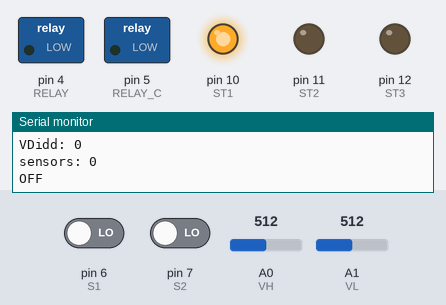
A sketch run on a simulated Arduino Uno, built with avr-gcc and run on an emulated ATmega328P. Parts: switched loads named in the sketch (green lamp = pin HIGH), output pins drawn as LEDs (lit = HIGH), the last lines printed to the serial monitor. The inputs (shaded band) are chosen by the test bench; at power-on: A0 (VH) = 512, A1 (VL) = 512, pin 6 (S1) LOW, pin 7 (S2) LOW.

Above: at 1.2 s.
1.3 s: A0 (VH) set to 794
2.8 s: A0 (VH) set to 820
At 4.3 s:
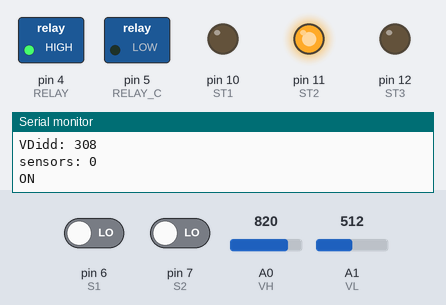
4.9 s: A0 (VH) set to 716
At 5.5 s:
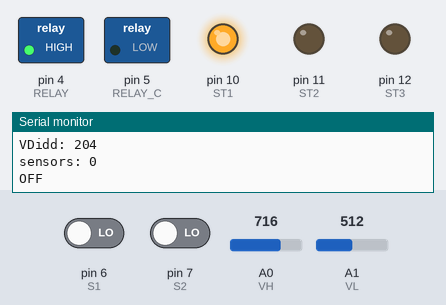
6.4 s: A1 (VL) set to 430
7.9 s: A1 (VL) set to 397
At 8.14 s:
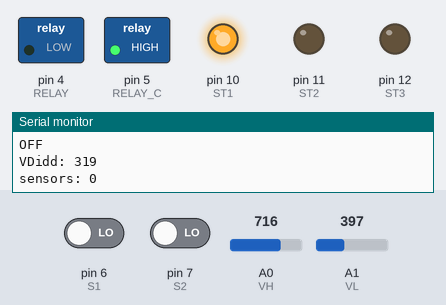
9.9 s: A1 (VL) set to 511
At 10.2 s:
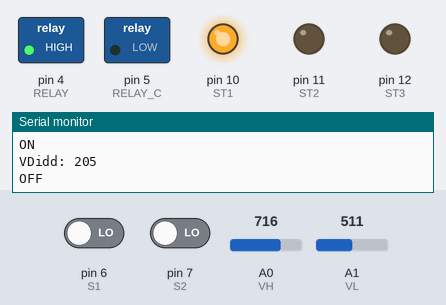
Timing chart, 0 to 12.4 s (numbered marks = the images above; inputs shaded):
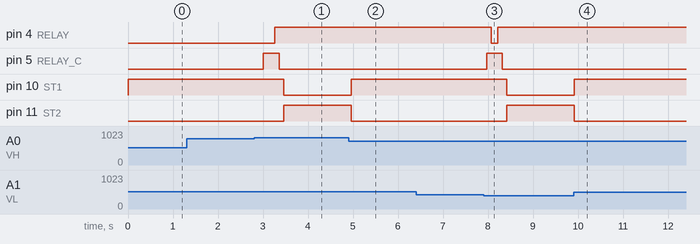

Measured:
- the behaviour switches between 812 and 813 on A0 (VH) (found by bisection; images 0 and 1)
- the behaviour switches between 416 and 415 on A1 (VL) (found by bisection; images 2 and 3)
- after the input at 2.8 s, pin 4 (RELAY): LOW → HIGH after 0.46 s; pin 5 (RELAY_C): LOW → HIGH after 0.21 s, → LOW 0.35 s later; pin 10 (ST1): HIGH → LOW after 0.66 s; pin 11 (ST2): LOW → HIGH after 0.66 s
- after the input at 4.9 s, pin 10 (ST1): LOW → HIGH after 0.06 s; pin 11 (ST2): HIGH → LOW after 0.06 s
- after the input at 7.9 s, pin 4 (RELAY): HIGH → LOW after 0.17 s, → HIGH 0.15 s later; pin 5 (RELAY_C): LOW → HIGH after 0.07 s, → LOW 0.35 s later; pin 10 (ST1): HIGH → LOW after 0.52 s; pin 11 (ST2): LOW → HIGH after 0.52 s
- after the input at 9.9 s, pin 10 (ST1): LOW → HIGH at once; pin 11 (ST2): HIGH → LOW at once

The sketch:

finalCode.ino
```cpp
//State machine states
enum STATE {OFF,ON,LOGOUT};

//Pin variables
#define VH A0
#define VL A1
#define S1 6
#define S2 7
#define RELAY 4
#define RELAY_C 5

#define ST1 10
#define ST2 11
#define ST3 12

//Current state is OFF
STATE current=OFF;

void setup() {

//Set the I/O
  pinMode(VH,INPUT);
  pinMode(VL,INPUT);
  pinMode(S1,INPUT);
  pinMode(S2,INPUT);
  pinMode(RELAY,OUTPUT);
  pinMode(RELAY_C,OUTPUT);
  pinMode(ST1,OUTPUT);
  pinMode(ST2,OUTPUT);
  pinMode(ST3,OUTPUT);

  Serial.begin(9600);
}

void loop() {

//State machine
while(1){

 if(current == OFF){
    if((isOFF() == 0) & (isRemoved()== 0)){
      current=ON;
      sendOnOFF();
    }
 }else if(current == ON){
    if(isOFF()){
      current=OFF;
    }else if(isRemoved() == 1){
      current=LOGOUT;
      sendOnOFF();
    }
 }else if(current == LOGOUT){
    if(isOFF()){
      current=OFF;
    }else if((isRemoved() == 0)){
       current=ON;
       sendOnOFF();
    }
 }
 printCurrent();
 delay(300);

}
}

//Read the voltage values in VH,VL pins and get voltage
//Determine whether the headset is plugged in or not
int isOFF(){
  int voltDiff=analogRead(VH)-analogRead(VL);
  Serial.print("VDidd: ");
  Serial.print(voltDiff);
  Serial.print("\n");

  if(voltDiff > 300){
     return 0;
  }else{
     return 1;
  }
  }

void printCurrent(){

  digitalWrite(ST1,LOW);
  digitalWrite(ST2,LOW);
  digitalWrite(ST3,LOW);

  if(current == OFF){
     Serial.println("OFF");
     digitalWrite(ST1,HIGH);
  }else if(current == ON){
     Serial.println("ON");
     digitalWrite(ST2,HIGH);
  }else{
    Serial.println("LOGOUT");
    digitalWrite(ST3,HIGH);
  }

}

//Check the touch sensor readings to determine weather the headset is puton
int isRemoved(){
  int v=(digitalRead(S1) + digitalRead(S2))/2;
  Serial.print("sensors: ");
  Serial.print(v);
  Serial.print("\n");
  return v;
}


//Send a pulse signal through 3.5mm jack turn OFF/ON the music player
void sendOnOFF(){
   digitalWrite(RELAY_C,HIGH);
   delay(100);

   digitalWrite(RELAY,0);
   delay(150);
   digitalWrite(RELAY,1);
   delay(100);
   digitalWrite(RELAY_C,LOW);
   delay(100);
}
```
